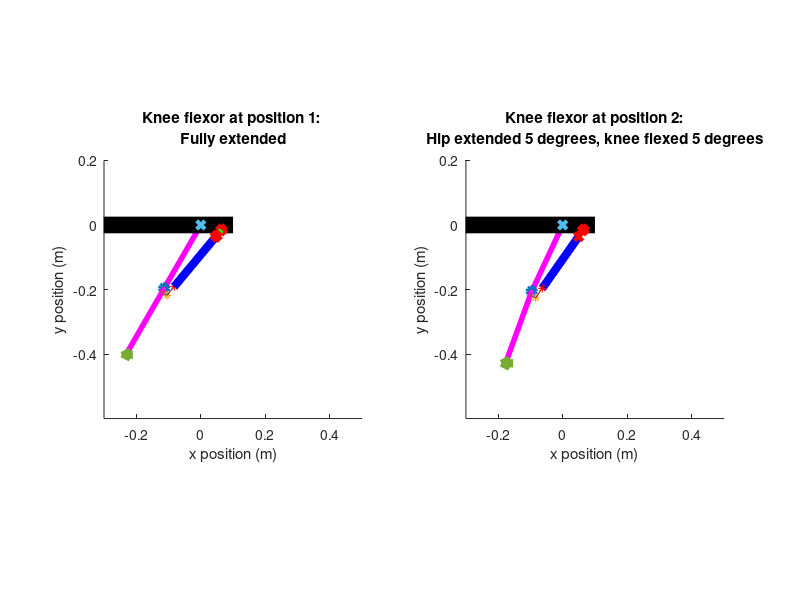

Recreate this plot in MATLAB.
%% Biarticular analysis of the quadruped hind legs
clear, close('all'), clc

%% Define given geometric and physical constants
% Defining hind leg section lengths
l1 = 8.94 * (0.0254);               % [m] Limb length 1 (inches to meters conversion)
l2 = 9.34 * (0.0254);               % [m] Limb length 2 (inches to meters conversion)
l3 = 6.5 * (0.0254);                % [m] Limb length 3 (inches to meters conversion)

% Define gravitational constant
g = 9.8;                            % [m/s^2]

% Define length of actuators
L_AF = (4:0.5:8) * (0.0254);        % [m] Ankle flexor length (inches to meters conversion)
L_AE = (4:0.5:8) * (0.0254);        % [m] Ankle extensor length (inches to meters conversion)
L_KF = (6:0.5:10) * (0.0254);       % [m] Knee flexor length (inches to meters conversion)
L_KE = (6:0.5:10) * (0.0254);       % [m] Knee extensor length (inches to meters conversion)
L_KFb = 8 * (0.0254);               % [m] Biarticular knee length (inches to meters conversion)

% Define actuator masses based on linear density estimate of 1.698 kg/m
m_AF = 1.698 * L_AF;                % [kg] Ankle flexor mass
m_AE = 1.698 * L_AE;                % [kg] Ankle extensor mass
m_KF = 1.698 * L_KF;                % [kg] Knee flexor mass
m_KE = 1.698 * L_KE;                % [kg] Knee extensor mass

% Define mass values of the hind leg sections
me = 0.0205;                        % [kg] Mass of encoders
m1 = 0.1302;                        % [kg] Section 1 leg mass
m2 = 0.1302;                        % [kg] Section 2 leg mass
m3 = 0.09814;                       % [kg] Section 2 leg mass

% Define maximum actuator strain estimate 
k_max = 0.1667;                     % [-]

% Define range of attachment radii
r_KF = 0.005:0.001:0.06;            % [m] Knee flexor (5mm to 6cm range)
r_KE = 0.005:0.001:0.06;            % [m] Knee extensor (5mm to 6cm range)
r_AF = 0.005:0.001:0.06;            % [m] Ankle flexor (5mm to 6cm range)
r_AE = 0.005:0.001:0.06;            % [m] Ankle extensor (5mm to 6cm range)

% Define "pin" (or channel) length n
n_KFb = 0.7188 * (0.0254);           % [m] (inches to meter conversion)

% Define radius of attachment from knee to point of insertion on the tibia
r_KFb = 0.557 * (0.0254);            % [m] (inches to meter conversion)

% Define the length of the upper actuator attachment to the point of
% rotation
b_length = 1 * (0.0254);             % [m] (inches to meter conversion)

% Define where point of rotation of the upper end of the actuator is in the
% xy plane, with the hip point of rotation as the origin
b_KFb_top = [2.52, -0.6] * (0.0254); % [m] (inches to meter conversion)

% Define the safety factor of required force
SF = 1.6;                           % [-]

%Define BPA model constants (eq 4 from paper)
a0 = 254.3e3;                       % [Pa] Model Parameter 0
a1 = 192e3;                         % [Pa] Model Parameter 1
a2 = 2.0265;                        % [-] Model Parameter 2
a3 = -0.461;                        % [-] Model Parameter 3
a4 = -0.331e-3;                     % [1/N] Model Parameter 4
a5 = 1.23e3;                        % [Pa/N] Model Parameter 5
a6 = 15.6e3;                        % [Pa] Model Parameter 6

% Define the hysteresis factor
S = 1;                               % [0,1]

%% Define fully extended position of the knee in 2D space (position 1)

% Origin is at hip joint point of rotation
% Fully extended position occurs when the femur is -30 degrees from
% vertical, with knee fully extended. Fully flexed position occurs when
% the femur is 30 degrees from vertical with knee fully flexed

% Define angle from horizontal for fully extended position (position 1)
theta1_pos1 = 30;                               % [degrees]

% Define the knee location in the xy plane at position 1 from hip angle
% and femur length
knee_pos1(1) = (-l1 * sind(theta1_pos1));                      % [m]
knee_pos1(2) = (-l1 * cosd(theta1_pos1));                      % [m]

% Define the length of the radius of attatchment end point (the point where
% the string inserts to the frame) from known angles and length of r
r_KFb_pos1 = [(knee_pos1(1) - r_KFb * sind(theta1_pos1)), (knee_pos1(2) - r_KFb * cosd(theta1_pos1))]; % [m]

% Define the position in the xy plane of the fixed head of the "pin" from
% the defined location of the radius of attchment and defined angles
KFb_pin_pos1(1) = (r_KFb_pos1(1) + n_KFb * cosd(theta1_pos1));  % [m]
KFb_pin_pos1(2) = (r_KFb_pos1(2) - n_KFb * sind(theta1_pos1));  % [m]

% Define the ankle position from the defined angles, knee position, and
% tibia length
ankle_pos1(1) = (knee_pos1(1) - l2 * sind(theta1_pos1));        % [m]
ankle_pos1(2) = (knee_pos1(2) - l2 * cosd(theta1_pos1));        % [m]

% Define the actuator upper attachment point to body
KFb_upper_pos1 = b_KFb_top + b_length * (KFb_pin_pos1 - b_KFb_top) / norm(KFb_pin_pos1 - b_KFb_top);   % [m]

% Define the end of actuator from known unit vector, length, and starting
% point of the upper actuator end
KFb_lower_pos1 = KFb_upper_pos1 + L_KFb * (KFb_pin_pos1 - b_KFb_top) / norm(KFb_pin_pos1 - b_KFb_top); % [m]

%Define length of s, will need for second KFb_lower_pos calculation
s = norm(KFb_pin_pos1 - KFb_lower_pos1); % [m]

%% Plot fully extended position of the knee in 2D space (position 1)
figure(1)
subplot(1, 2, 1)
hold on

% Plot the femur from knee position, and add a marker at the knee
plot([0, knee_pos1(1)], [0, knee_pos1(2)], '-m', 'LineWidth', 4)
plot(knee_pos1(1), knee_pos1(2), 'o', 'LineWidth', 3)


% Plot the tibia from knee to ankle points
plot([knee_pos1(1), ankle_pos1(1)], [knee_pos1(2), ankle_pos1(2)], '-m', 'LineWidth', 4)

% Plot a marker for string attachment point based on radius of attachment
plot(r_KFb_pos1(1), r_KFb_pos1(2), '.', 'LineWidth', 4)

% Plot the pin position and length
plot(KFb_pin_pos1(1), KFb_pin_pos1(2), '*', 'LineWidth', 1)
plot([r_KFb_pos1(1) KFb_pin_pos1(1)], [r_KFb_pos1(2) KFb_pin_pos1(2)])

% Plot the ankle/foot as a triangle
plot(ankle_pos1(1), ankle_pos1(2), '<', 'LineWidth', 4)

% Plot the hip/body as a horizontal line for reference
plot([-1, .1], [0, 0], '-k', 'LineWidth', 12)

% Mark the hip joint as the origin
plot(0,0, 'x', 'LineWidth', 3)

% Plot end of actuator
plot(KFb_lower_pos1(1), KFb_lower_pos1(2), '*r')

% Plot the upper point of rotation of the actuator
plot(b_KFb_top(1), b_KFb_top(2), 'xr', 'LineWidth', 5)

% Plot the lines representing actuator and string
plot([KFb_upper_pos1(1) KFb_lower_pos1(1)], [KFb_upper_pos1(2) KFb_lower_pos1(2)], '-b', 'Linewidth', 6)
plot([KFb_lower_pos1(1) KFb_pin_pos1(1)], [KFb_lower_pos1(2) KFb_pin_pos1(2)])

% Plot the actuator fastening to body
plot([b_KFb_top(1) KFb_upper_pos1(1)], [b_KFb_top(2) KFb_upper_pos1(2)], '-g', 'LineWidth', 4)
% Plot upper actuator insertion point

plot(KFb_upper_pos1(1), KFb_upper_pos1(2), 'xr', 'LineWidth', 5)

% Finish labeling the plot
hold off
xlim([-0.3 0.5])
ylim([-0.6 0.2])
title(sprintf('Knee flexor at position 1: \nFully extended'))
xlabel('x position (m)')
ylabel('y position (m)')
daspect([1 1 1])

%% Define fully flexed position (position 2) using rotational matrices

% Define 2D rotational matrix in xy-plane as a function of degrees rotated
% counter-clockwise
rotz = @(t) [cosd(t) -sind(t) ; sind(t) cosd(t)] ;

% Define hip rotation in degrees
rot_hip = input(sprintf('Enter the desired hip rotation from fully flexed: ') );                                              % [degrees]

% Rotate the knee about the origin 60 degrees
knee_pos2 = rotz(rot_hip) * knee_pos1';

% Define knee rotation in degrees
rot_knee = input(sprintf('\nEnter the desired knee rotation from fully extended: ') );                                              % [degrees]

%Rotate the all points below the knee about the knee 90 degrees
ankle_pos2 = rotz(rot_knee) * ((rotz(rot_hip) * ankle_pos1') - knee_pos2)+ knee_pos2;
KFb_pin_pos2 = rotz(rot_knee) * ((rotz(rot_hip) * KFb_pin_pos1')- knee_pos2) + knee_pos2;
r_KFb_pos2 = rotz(rot_knee) * ((rotz(rot_hip) * r_KFb_pos1') - knee_pos2) + knee_pos2;

% Define the upper and lower points of the actuator again based on known
% vectors
KFb_upper_pos2 = b_KFb_top + b_length * ((KFb_pin_pos2' - b_KFb_top) / norm(KFb_pin_pos2' - b_KFb_top));
KFb_lower_pos2 = KFb_pin_pos2' - s * ((KFb_pin_pos2' - b_KFb_top) / norm(KFb_pin_pos2' - b_KFb_top));

%% Plot fully flexed position of the knee in 2D space (position 2)
subplot(1, 2, 2)
hold on

% Plot the femur from knee position, and add a marker at the knee
plot([0, knee_pos2(1)], [0, knee_pos2(2)], '-m', 'LineWidth', 4)
plot(knee_pos2(1), knee_pos2(2), 'o', 'LineWidth', 3)

% Plot the tibia from knee to ankle points
plot([knee_pos2(1), ankle_pos2(1)], [knee_pos2(2), ankle_pos2(2)], '-m', 'LineWidth', 4)

% Plot a marker for string attachment point based on radius of attachment
plot(r_KFb_pos2(1), r_KFb_pos2(2), '.', 'LineWidth', 4)

% Plot the pin position and length
plot(KFb_pin_pos2(1), KFb_pin_pos2(2), '*', 'LineWidth', 1)
plot([r_KFb_pos2(1) KFb_pin_pos2(1)], [r_KFb_pos2(2) KFb_pin_pos2(2)])

% Plot the ankle/foot as a triangle
plot(ankle_pos2(1), ankle_pos2(2), '<', 'LineWidth', 5)

% Plot the hip/body as a horizontal line for reference
plot([-1, .1], [0, 0], '-k', 'LineWidth', 12)

% Mark the hip joint as the origin
plot(0,0, 'x', 'LineWidth', 3)

% Plot the lines representing actuator and string
plot([KFb_upper_pos2(1) KFb_lower_pos2(1)], [KFb_upper_pos2(2) KFb_lower_pos2(2)], '-b', 'Linewidth', 6)
plot([KFb_lower_pos2(1) KFb_pin_pos2(1)], [KFb_lower_pos2(2) KFb_pin_pos2(2)])

% Plot the actuator fastening to body
plot([b_KFb_top(1) KFb_upper_pos2(1)], [b_KFb_top(2) KFb_upper_pos2(2)], '-g', 'LineWidth', 4)

% Plot the upper point of rotation of the actuator
plot(b_KFb_top(1), b_KFb_top(2), 'xr', 'LineWidth', 5)

% Plot end of actuator
plot(KFb_lower_pos2(1), KFb_lower_pos2(2), '*r')

% Plot upper actuator insertion point
plot(KFb_upper_pos2(1), KFb_upper_pos2(2), 'xr', 'LineWidth', 3)

% Finish labeling the plot
xlim([-0.3 0.5])
ylim([-0.6 0.2])
title(sprintf('Knee flexor at position 2:\nHip extended %.0f degrees, knee flexed %.0f degrees', rot_hip, rot_knee))
xlabel('x position (m)')
ylabel('y position (m)')
daspect([1 1 1])


%% Define the strain necessary to achieve position 2

% Define length of fully contracted actuator based on previously defined
% vectors
L_KFb_contract = norm(KFb_lower_pos2 - KFb_upper_pos2);

% Calculate strain from contracted and resting lengths
k_KFb = (L_KFb - L_KFb_contract) / L_KFb;
fprintf('\n\nActuator length: %.0f inches', L_KFb/0.0254)
fprintf('\nHip rotation: %.0f degrees', rot_hip)
fprintf('\nKnee rotation: %.0f degrees', rot_knee)
fprintf('\nStrain to achieve this position: %.2f\n', k_KFb)
